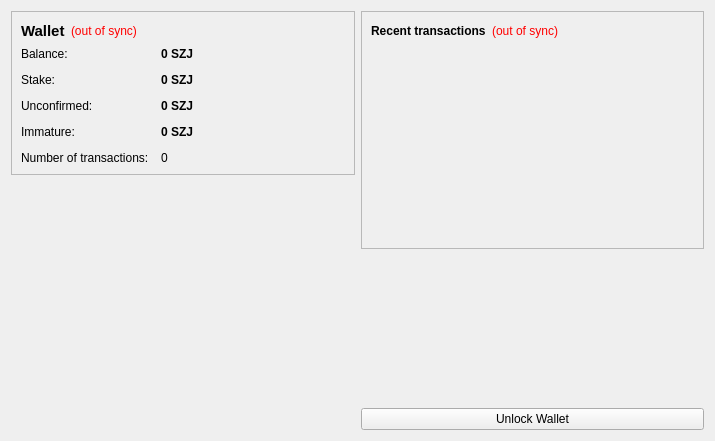
<?xml version="1.0" encoding="UTF-8"?>
<ui version="4.0">
 <class>OverviewPage</class>
 <widget class="QWidget" name="OverviewPage">
  <property name="geometry">
   <rect>
    <x>0</x>
    <y>0</y>
    <width>715</width>
    <height>441</height>
   </rect>
  </property>
  <property name="windowTitle">
   <string>Form</string>
  </property>
  <layout class="QHBoxLayout" name="horizontalLayout" stretch="1,1">
   <item>
    <layout class="QVBoxLayout" name="verticalLayout_2">
     <item>
      <widget class="QFrame" name="frame">
       <property name="frameShape">
        <enum>QFrame::StyledPanel</enum>
       </property>
       <property name="frameShadow">
        <enum>QFrame::Raised</enum>
       </property>
       <layout class="QVBoxLayout" name="verticalLayout_4">
        <item>
         <layout class="QHBoxLayout" name="horizontalLayout_4">
          <item>
           <widget class="QLabel" name="label_5">
            <property name="font">
             <font>
              <pointsize>11</pointsize>
              <weight>75</weight>
              <bold>true</bold>
             </font>
            </property>
            <property name="text">
             <string>Wallet</string>
            </property>
           </widget>
          </item>
          <item>
           <widget class="QLabel" name="labelWalletStatus">
            <property name="toolTip">
             <string>The displayed information may be out of date. Your wallet automatically synchronizes with the szjcoin network after a connection is established, but this process has not completed yet.</string>
            </property>
            <property name="styleSheet">
             <string notr="true">QLabel { color: red; }</string>
            </property>
            <property name="text">
             <string notr="true">(out of sync)</string>
            </property>
            <property name="alignment">
             <set>Qt::AlignLeading|Qt::AlignLeft|Qt::AlignVCenter</set>
            </property>
           </widget>
          </item>
          <item>
           <spacer name="horizontalSpacer_2">
            <property name="orientation">
             <enum>Qt::Horizontal</enum>
            </property>
            <property name="sizeHint" stdset="0">
             <size>
              <width>40</width>
              <height>20</height>
             </size>
            </property>
           </spacer>
          </item>
         </layout>
        </item>
        <item>
         <layout class="QFormLayout" name="formLayout_2">
          <property name="fieldGrowthPolicy">
           <enum>QFormLayout::AllNonFixedFieldsGrow</enum>
          </property>
          <property name="horizontalSpacing">
           <number>12</number>
          </property>
          <property name="verticalSpacing">
           <number>12</number>
          </property>
          <item row="0" column="0">
           <widget class="QLabel" name="label">
            <property name="text">
             <string>Balance:</string>
            </property>
           </widget>
          </item>
          <item row="0" column="1">
           <widget class="QLabel" name="labelBalance">
            <property name="font">
             <font>
              <weight>75</weight>
              <bold>true</bold>
             </font>
            </property>
            <property name="cursor">
             <cursorShape>IBeamCursor</cursorShape>
            </property>
            <property name="toolTip">
             <string>Your current balance</string>
            </property>
            <property name="text">
             <string notr="true">0 SZJ</string>
            </property>
            <property name="textInteractionFlags">
             <set>Qt::LinksAccessibleByMouse|Qt::TextSelectableByKeyboard|Qt::TextSelectableByMouse</set>
            </property>
           </widget>
          </item>
          <item row="1" column="0">
           <widget class="QLabel" name="label_6">
            <property name="text">
             <string>Stake:</string>
            </property>
           </widget>
          </item>
          <item row="1" column="1">
           <widget class="QLabel" name="labelStake">
            <property name="font">
             <font>
              <weight>75</weight>
              <bold>true</bold>
             </font>
            </property>
            <property name="cursor">
             <cursorShape>IBeamCursor</cursorShape>
            </property>
            <property name="toolTip">
             <string>Total of coins that was staked, and do not yet count toward the current balance</string>
            </property>
            <property name="text">
             <string notr="true">0 SZJ</string>
            </property>
            <property name="textInteractionFlags">
             <set>Qt::LinksAccessibleByMouse|Qt::TextSelectableByKeyboard|Qt::TextSelectableByMouse</set>
            </property>
           </widget>
          </item>
          <item row="2" column="0">
           <widget class="QLabel" name="label_3">
            <property name="text">
             <string>Unconfirmed:</string>
            </property>
           </widget>
          </item>
          <item row="2" column="1">
           <widget class="QLabel" name="labelUnconfirmed">
            <property name="font">
             <font>
              <weight>75</weight>
              <bold>true</bold>
             </font>
            </property>
            <property name="cursor">
             <cursorShape>IBeamCursor</cursorShape>
            </property>
            <property name="toolTip">
             <string>Total of transactions that have yet to be confirmed, and do not yet count toward the current balance</string>
            </property>
            <property name="text">
             <string notr="true">0 SZJ</string>
            </property>
            <property name="textInteractionFlags">
             <set>Qt::LinksAccessibleByMouse|Qt::TextSelectableByKeyboard|Qt::TextSelectableByMouse</set>
            </property>
           </widget>
          </item>
          <item row="3" column="0">
           <widget class="QLabel" name="labelImmatureText">
            <property name="text">
             <string>Immature:</string>
            </property>
           </widget>
          </item>
          <item row="3" column="1">
           <widget class="QLabel" name="labelImmature">
            <property name="font">
             <font>
              <weight>75</weight>
              <bold>true</bold>
             </font>
            </property>
            <property name="toolTip">
             <string>Mined balance that has not yet matured</string>
            </property>
            <property name="text">
             <string notr="true">0 SZJ</string>
            </property>
            <property name="textInteractionFlags">
             <set>Qt::LinksAccessibleByMouse|Qt::TextSelectableByKeyboard|Qt::TextSelectableByMouse</set>
            </property>
           </widget>
          </item>
          <item row="4" column="0">
           <widget class="QLabel" name="label_2">
            <property name="text">
             <string>Number of transactions:</string>
            </property>
           </widget>
          </item>
          <item row="4" column="1">
           <widget class="QLabel" name="labelNumTransactions">
            <property name="toolTip">
             <string>Total number of transactions in wallet</string>
            </property>
            <property name="text">
             <string notr="true">0</string>
            </property>
           </widget>
          </item>
         </layout>
        </item>
       </layout>
      </widget>
     </item>
     <item>
      <spacer name="verticalSpacer">
       <property name="orientation">
        <enum>Qt::Vertical</enum>
       </property>
       <property name="sizeHint" stdset="0">
        <size>
         <width>20</width>
         <height>40</height>
        </size>
       </property>
      </spacer>
     </item>
	 <item>
      <widget class="QLabel" name="label_6">
       <property name="text">
        <string/>
       </property>
       <property name="pixmap">
        <pixmap resource="../bitcoin.qrc">:/images/backg</pixmap>
       </property>
       <property name="scaledContents">
        <bool>false</bool>
       </property>
       <property name="alignment">
        <set>Qt::AlignCenter</set>
       </property>
       <property name="margin">
        <number>-2</number>
       </property>
      </widget>
     </item>
    </layout>
   </item>
   <item>
    <layout class="QVBoxLayout" name="verticalLayout_3">
     <item>
      <widget class="QFrame" name="frame_2">
       <property name="frameShape">
        <enum>QFrame::StyledPanel</enum>
       </property>
       <property name="frameShadow">
        <enum>QFrame::Raised</enum>
       </property>
       <layout class="QVBoxLayout" name="verticalLayout">
        <item>
         <layout class="QHBoxLayout" name="horizontalLayout_2">
          <item>
           <widget class="QLabel" name="label_4">
            <property name="text">
             <string>&lt;b&gt;Recent transactions&lt;/b&gt;</string>
            </property>
           </widget>
          </item>
          <item>
           <widget class="QLabel" name="labelTransactionsStatus">
            <property name="toolTip">
             <string>The displayed information may be out of date. Your wallet automatically synchronizes with the szjcoin network after a connection is established, but this process has not completed yet.</string>
            </property>
            <property name="styleSheet">
             <string notr="true">QLabel { color: red; }</string>
            </property>
            <property name="text">
             <string notr="true">(out of sync)</string>
            </property>
            <property name="alignment">
             <set>Qt::AlignRight|Qt::AlignTrailing|Qt::AlignVCenter</set>
            </property>
           </widget>
          </item>
          <item>
           <spacer name="horizontalSpacer">
            <property name="orientation">
             <enum>Qt::Horizontal</enum>
            </property>
            <property name="sizeHint" stdset="0">
             <size>
              <width>40</width>
              <height>20</height>
             </size>
            </property>
           </spacer>
          </item>
         </layout>
        </item>
        <item>
         <widget class="QListView" name="listTransactions">
          <property name="styleSheet">
           <string notr="true">QListView { background: transparent; }</string>
          </property>
          <property name="frameShape">
           <enum>QFrame::NoFrame</enum>
          </property>
          <property name="verticalScrollBarPolicy">
           <enum>Qt::ScrollBarAlwaysOff</enum>
          </property>
          <property name="horizontalScrollBarPolicy">
           <enum>Qt::ScrollBarAlwaysOff</enum>
          </property>
          <property name="selectionMode">
           <enum>QAbstractItemView::NoSelection</enum>
          </property>
         </widget>
        </item>
       </layout>
      </widget>
     </item>
     <item>
      <spacer name="verticalSpacer_2">
       <property name="orientation">
        <enum>Qt::Vertical</enum>
       </property>
       <property name="sizeHint" stdset="0">
        <size>
         <width>20</width>
         <height>40</height>
        </size>
       </property>
      </spacer>
     </item>
     <item>
      <widget class="QPushButton" name="unlockWalletButton">
       <property name="text">
        <string>Unlock Wallet</string>
       </property>
      </widget>
     </item>
    </layout>
   </item>
  </layout>
 </widget>
 <resources>
  <include location="../bitcoin.qrc"/>
 </resources>
 <connections/>
</ui>
